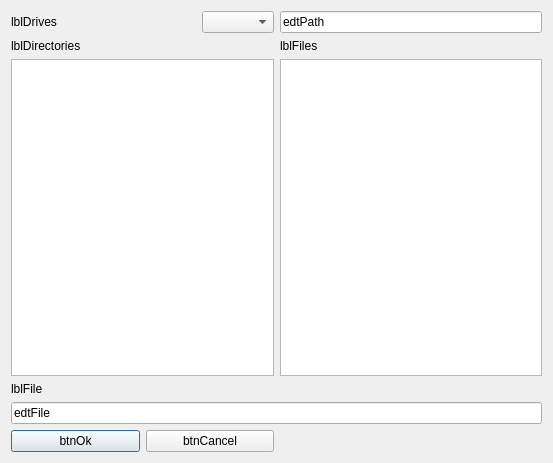
<?xml version="1.0" encoding="UTF-8"?>
<ui version="4.0">
 <class>FileDlgClass</class>
 <widget class="QDialog" name="FileDlgClass">
  <property name="geometry">
   <rect>
    <x>0</x>
    <y>0</y>
    <width>553</width>
    <height>463</height>
   </rect>
  </property>
  <property name="windowTitle">
   <string>FileDlgClass</string>
  </property>
  <layout class="QGridLayout" name="gridLayout" rowstretch="0,0,0,0,0,0">
   <item row="2" column="1">
    <widget class="QListWidget" name="lbFiles"/>
   </item>
   <item row="3" column="0">
    <widget class="QLabel" name="lblFile">
     <property name="text">
      <string>lblFile</string>
     </property>
    </widget>
   </item>
   <item row="1" column="0">
    <widget class="QLabel" name="lblDirectories">
     <property name="text">
      <string>lblDirectories</string>
     </property>
    </widget>
   </item>
   <item row="2" column="0">
    <widget class="QListWidget" name="lbDirectories"/>
   </item>
   <item row="0" column="1">
    <widget class="QLineEdit" name="edtPath">
     <property name="text">
      <string>edtPath</string>
     </property>
    </widget>
   </item>
   <item row="0" column="0">
    <layout class="QHBoxLayout" name="horizontalLayout_2">
     <item>
      <widget class="QLabel" name="lblDrives">
       <property name="text">
        <string>lblDrives</string>
       </property>
      </widget>
     </item>
     <item>
      <spacer name="horizontalSpacer">
       <property name="orientation">
        <enum>Qt::Horizontal</enum>
       </property>
       <property name="sizeHint" stdset="0">
        <size>
         <width>40</width>
         <height>20</height>
        </size>
       </property>
      </spacer>
     </item>
     <item>
      <widget class="QComboBox" name="cbxDrives"/>
     </item>
    </layout>
   </item>
   <item row="5" column="0">
    <layout class="QHBoxLayout" name="horizontalLayout">
     <item>
      <widget class="QPushButton" name="btnOk">
       <property name="sizePolicy">
        <sizepolicy hsizetype="Expanding" vsizetype="Preferred">
         <horstretch>0</horstretch>
         <verstretch>0</verstretch>
        </sizepolicy>
       </property>
       <property name="text">
        <string>btnOk</string>
       </property>
       <property name="default">
        <bool>true</bool>
       </property>
      </widget>
     </item>
     <item>
      <widget class="QPushButton" name="btnCancel">
       <property name="sizePolicy">
        <sizepolicy hsizetype="Expanding" vsizetype="Preferred">
         <horstretch>0</horstretch>
         <verstretch>0</verstretch>
        </sizepolicy>
       </property>
       <property name="text">
        <string>btnCancel</string>
       </property>
       <property name="default">
        <bool>false</bool>
       </property>
      </widget>
     </item>
    </layout>
   </item>
   <item row="1" column="1">
    <widget class="QLabel" name="lblFiles">
     <property name="text">
      <string>lblFiles</string>
     </property>
    </widget>
   </item>
   <item row="4" column="0" colspan="2">
    <widget class="QLineEdit" name="edtFile">
     <property name="text">
      <string>edtFile</string>
     </property>
    </widget>
   </item>
  </layout>
 </widget>
 <layoutdefault spacing="6" margin="11"/>
 <resources/>
 <connections/>
</ui>
